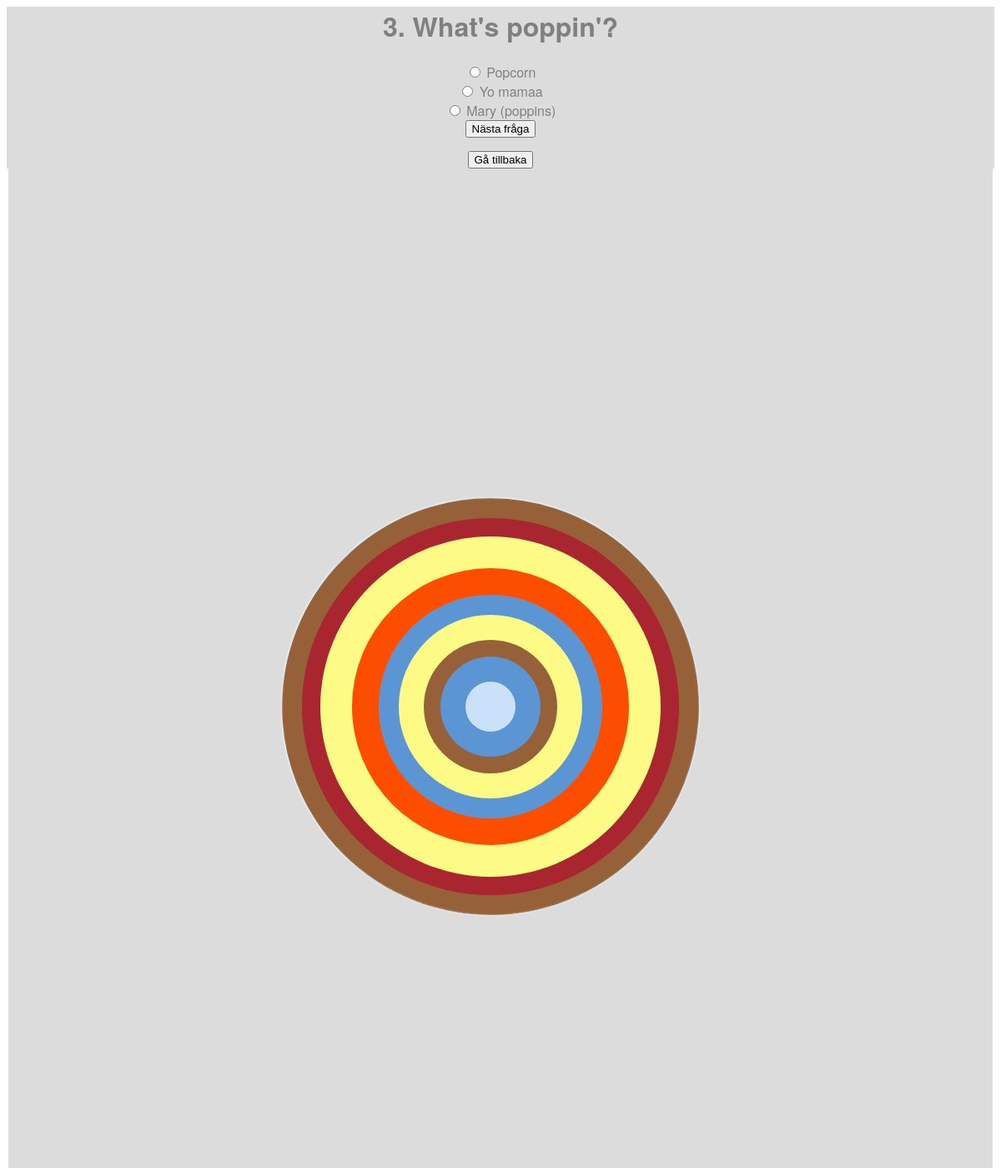
Page /question1/3/ on the committed database.
### testapp/models.py (models this page shows, shortened)
class Question(models.Model):
    question_text = models.CharField(max_length=200)
    pub_date = models.DateTimeField('date published')

class Choice(models.Model):
    question = models.ForeignKey(Question, on_delete=models.CASCADE)
    choice_text = models.CharField(max_length=200)
    votes = models.IntegerField(default=0)

### testapp/views.py (the view)
# urls.py: path('question1/<int:pk>/', views.DetailView1.as_view(), name='question1'),
class DetailView1(generic.DetailView):
    model = Question
    template_name = 'testapp/question1.html'

### testapp/templates/testapp/question1.html (shortened to what this page needs)
{% load static %}
<link rel="stylesheet" type="text/css" href="{% static 'testapp/main.css' %}">
<div class="questpage">
  </div>
  <div class="questtext">
<h1>{{ question.question_text }}</h1>
<form action="{% url 'testapp:answer1' question.id %}" method="post">
{% for choice in question.choice_set.all %}
  <input type="radio" name="choice" id="choice{{ forloop.counter }}" value ="{{ choice.id }}">
  <label for="choice{{ forloop.counter }}">{{ choice.choice_text }}</label><br>
{% endfor %}
<input type="submit" value="Nästa fråga" />
</form>
<form action="{% url 'testapp:index' %}" method="get">
<input type="submit" value="Gå tillbaka" />
</form>
</div>

### testapp/static/testapp/main.css (style rules this page uses)
.questpage { position: absolute; top: 150px; bottom: 10px; left: 10px; right: 10px; height: 100%; background: gainsboro url("images/AW_circle.png") center no-repeat; background-size:auto; z-index: -3; }
.questtext { text-align: center; color: gray; font-family: "HelveticaNeue-Light", "Helvetica Neue Light", "Helvetica Neue", Helvetica, Arial, "Lucida Grande", sans-serif; background-color: gainsboro; }

### rows in the picture
Question: question_text "3. What's poppin'?"
Choice: choice_text "Popcorn"
Choice: choice_text "Yo mamaa"
Choice: choice_text "Mary (poppins)"
